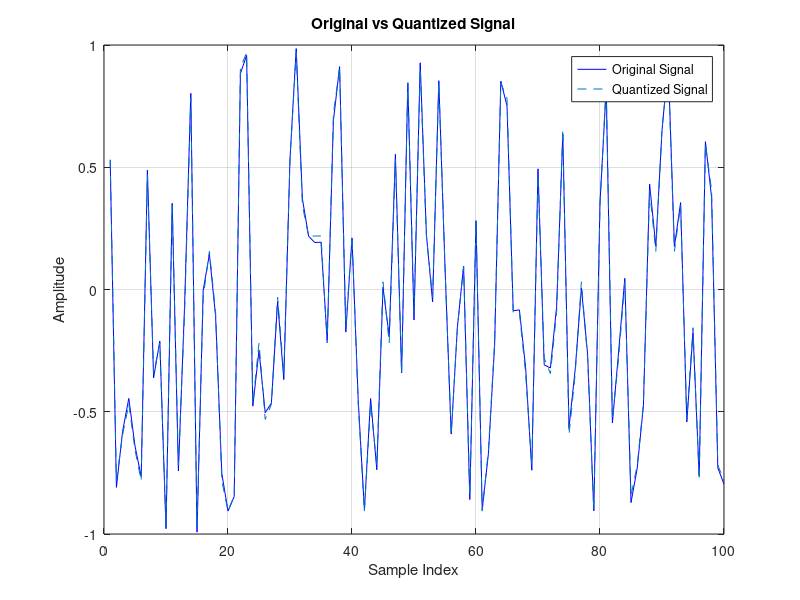

Write MATLAB code to recreate this figure. (Note: this script raises an error after producing the figure.)
clear all
close all
clc

N = 100000; % number of samples
xmax = 1;
xmin = -1;
x = (xmax - xmin)*rand(1, N) + xmin; % signal  with uniform pdf in range [-1, 1]

% uniform quantization 
n = 5; % number of bits
M = 2^n; % number of quantization levels
delta = (xmax - xmin) / M;
partition = xmin + delta * (1:M-1); 
codebook = xmin + delta * (0.5 : 1 : M - 0.5); % midpoints of the quantization intervals
Pe_values = logspace(-2, -10, 100);
[indexes, xq] = quantiz(x, partition, codebook);


% tranmission over binary symmetric channel with P_e
bits_tx= de2bi(indexes,n);
SNR_simulation = zeros(size(Pe_values));

for k = 1:length(Pe_values)
    pe = Pe_values(k);
    bits_rx = bsc(bits_tx, pe);
    indexes_out= bi2de(bits_rx);
    x_out = codebook(indexes_out + 1);
    noise = x - x_out;
    SNR_simulation(k) = 10 * log10(var(x) / var(noise)); % in 
end

% theoretical estimation of SNR 
SNR_b = 1./(4.*Pe_values.*((M^2 - 1) / M^2));
SNR_q = M^2;
SNR_theoretical = 10 * log10(SNR_b.*SNR_q./(SNR_b + SNR_q)); % in dB


figure(1);
plot(x(1:100), 'b');
hold on;
plot(xq(1:100), '--');
legend('Original Signal', 'Quantized Signal');
title('Original vs Quantized Signal');
xlabel('Sample Index');
ylabel('Amplitude');
grid on;

figure(2);
histogram(x, 100, 'Normalization', 'pdf');
xlabel('Amplitude');
ylabel('Probability Density');
grid on;

figure(3);
semilogx(Pe_values, SNR_simulation, 'b-', 'LineWidth', 2);
hold on;
semilogx(Pe_values, SNR_theoretical, 'r--', 'LineWidth', 2);
xlabel('Bit Error Probability (P_e)');
ylabel('SNR (dB)');
legend('Simulation', 'Theoretical');
grid on;
